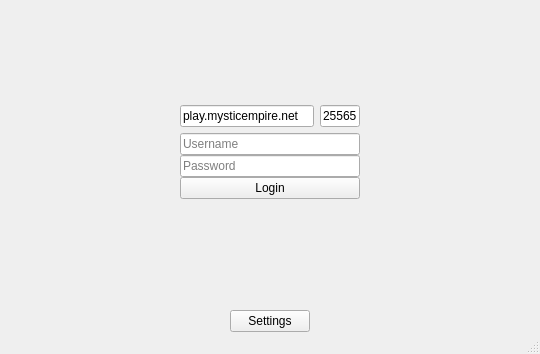
<?xml version="1.0" encoding="UTF-8"?>
<ui version="4.0">
 <class>MainWindow</class>
 <widget class="QMainWindow" name="MainWindow">
  <property name="geometry">
   <rect>
    <x>0</x>
    <y>0</y>
    <width>540</width>
    <height>354</height>
   </rect>
  </property>
  <property name="windowTitle">
   <string>mcqt</string>
  </property>
  <widget class="QWidget" name="centralWidget">
   <property name="enabled">
    <bool>true</bool>
   </property>
   <property name="sizePolicy">
    <sizepolicy hsizetype="Expanding" vsizetype="Expanding">
     <horstretch>0</horstretch>
     <verstretch>0</verstretch>
    </sizepolicy>
   </property>
   <layout class="QHBoxLayout" name="horizontalLayout_3">
    <item>
     <widget class="QStackedWidget" name="stackedWidget">
      <property name="sizePolicy">
       <sizepolicy hsizetype="Expanding" vsizetype="Expanding">
        <horstretch>0</horstretch>
        <verstretch>0</verstretch>
       </sizepolicy>
      </property>
      <property name="lineWidth">
       <number>1</number>
      </property>
      <property name="currentIndex">
       <number>0</number>
      </property>
      <widget class="QWidget" name="page">
       <property name="sizePolicy">
        <sizepolicy hsizetype="Expanding" vsizetype="Expanding">
         <horstretch>0</horstretch>
         <verstretch>0</verstretch>
        </sizepolicy>
       </property>
       <layout class="QHBoxLayout" name="horizontalLayout_4">
        <item>
         <layout class="QVBoxLayout" name="verticalLayout_5">
          <item>
           <layout class="QVBoxLayout" name="verticalLayout_3">
            <item>
             <spacer name="verticalSpacer_2">
              <property name="orientation">
               <enum>Qt::Vertical</enum>
              </property>
              <property name="sizeHint" stdset="0">
               <size>
                <width>20</width>
                <height>40</height>
               </size>
              </property>
             </spacer>
            </item>
            <item>
             <layout class="QHBoxLayout" name="horizontalLayout_2">
              <item>
               <spacer name="horizontalSpacer">
                <property name="orientation">
                 <enum>Qt::Horizontal</enum>
                </property>
                <property name="sizeHint" stdset="0">
                 <size>
                  <width>40</width>
                  <height>20</height>
                 </size>
                </property>
               </spacer>
              </item>
              <item>
               <layout class="QVBoxLayout" name="verticalLayout_2">
                <item>
                 <layout class="QHBoxLayout" name="horizontalLayout">
                  <item>
                   <widget class="QLineEdit" name="serverEdit">
                    <property name="text">
                     <string>play.mysticempire.net</string>
                    </property>
                    <property name="placeholderText">
                     <string>Server</string>
                    </property>
                   </widget>
                  </item>
                  <item>
                   <widget class="QLineEdit" name="portEdit">
                    <property name="sizePolicy">
                     <sizepolicy hsizetype="Fixed" vsizetype="Fixed">
                      <horstretch>0</horstretch>
                      <verstretch>0</verstretch>
                     </sizepolicy>
                    </property>
                    <property name="maximumSize">
                     <size>
                      <width>40</width>
                      <height>16777215</height>
                     </size>
                    </property>
                    <property name="text">
                     <string>25565</string>
                    </property>
                    <property name="maxLength">
                     <number>5</number>
                    </property>
                    <property name="placeholderText">
                     <string>Port</string>
                    </property>
                   </widget>
                  </item>
                 </layout>
                </item>
                <item>
                 <layout class="QVBoxLayout" name="verticalLayout">
                  <property name="spacing">
                   <number>0</number>
                  </property>
                  <item>
                   <widget class="QLineEdit" name="usernameEdit">
                    <property name="placeholderText">
                     <string>Username</string>
                    </property>
                   </widget>
                  </item>
                  <item>
                   <widget class="QLineEdit" name="passwordEdit">
                    <property name="echoMode">
                     <enum>QLineEdit::Password</enum>
                    </property>
                    <property name="placeholderText">
                     <string>Password</string>
                    </property>
                   </widget>
                  </item>
                  <item>
                   <widget class="QPushButton" name="loginButton">
                    <property name="text">
                     <string>Login</string>
                    </property>
                   </widget>
                  </item>
                 </layout>
                </item>
               </layout>
              </item>
              <item>
               <spacer name="horizontalSpacer_2">
                <property name="orientation">
                 <enum>Qt::Horizontal</enum>
                </property>
                <property name="sizeHint" stdset="0">
                 <size>
                  <width>40</width>
                  <height>20</height>
                 </size>
                </property>
               </spacer>
              </item>
             </layout>
            </item>
            <item>
             <spacer name="verticalSpacer">
              <property name="orientation">
               <enum>Qt::Vertical</enum>
              </property>
              <property name="sizeHint" stdset="0">
               <size>
                <width>20</width>
                <height>40</height>
               </size>
              </property>
             </spacer>
            </item>
            <item>
             <layout class="QHBoxLayout" name="horizontalLayout_5">
              <property name="topMargin">
               <number>0</number>
              </property>
              <property name="bottomMargin">
               <number>0</number>
              </property>
              <item>
               <spacer name="horizontalSpacer_3">
                <property name="orientation">
                 <enum>Qt::Horizontal</enum>
                </property>
                <property name="sizeHint" stdset="0">
                 <size>
                  <width>40</width>
                  <height>20</height>
                 </size>
                </property>
               </spacer>
              </item>
              <item>
               <widget class="QPushButton" name="settingsButton">
                <property name="text">
                 <string>Settings</string>
                </property>
               </widget>
              </item>
              <item>
               <spacer name="horizontalSpacer_4">
                <property name="orientation">
                 <enum>Qt::Horizontal</enum>
                </property>
                <property name="sizeHint" stdset="0">
                 <size>
                  <width>40</width>
                  <height>20</height>
                 </size>
                </property>
               </spacer>
              </item>
             </layout>
            </item>
           </layout>
          </item>
         </layout>
        </item>
       </layout>
      </widget>
      <widget class="QWidget" name="page_2">
       <property name="sizePolicy">
        <sizepolicy hsizetype="Expanding" vsizetype="Expanding">
         <horstretch>0</horstretch>
         <verstretch>0</verstretch>
        </sizepolicy>
       </property>
       <layout class="QVBoxLayout" name="verticalLayout_7">
        <item>
         <layout class="QVBoxLayout" name="verticalLayout_4">
          <property name="spacing">
           <number>1</number>
          </property>
          <item>
           <widget class="QSplitter" name="splitter">
            <property name="baseSize">
             <size>
              <width>0</width>
              <height>0</height>
             </size>
            </property>
            <property name="orientation">
             <enum>Qt::Horizontal</enum>
            </property>
            <property name="handleWidth">
             <number>5</number>
            </property>
            <widget class="QTextEdit" name="chatEdit">
             <property name="font">
              <font>
               <family>Segoe UI</family>
               <pointsize>10</pointsize>
              </font>
             </property>
             <property name="readOnly">
              <bool>true</bool>
             </property>
            </widget>
            <widget class="QListView" name="playersView">
             <property name="sizePolicy">
              <sizepolicy hsizetype="Expanding" vsizetype="Expanding">
               <horstretch>0</horstretch>
               <verstretch>0</verstretch>
              </sizepolicy>
             </property>
             <property name="minimumSize">
              <size>
               <width>0</width>
               <height>0</height>
              </size>
             </property>
             <property name="maximumSize">
              <size>
               <width>16777215</width>
               <height>16777215</height>
              </size>
             </property>
             <property name="baseSize">
              <size>
               <width>0</width>
               <height>0</height>
              </size>
             </property>
             <property name="font">
              <font>
               <family>Segoe UI</family>
               <pointsize>10</pointsize>
              </font>
             </property>
            </widget>
           </widget>
          </item>
          <item>
           <widget class="QLineEdit" name="sendEdit">
            <property name="font">
             <font>
              <family>Segoe UI</family>
              <pointsize>10</pointsize>
             </font>
            </property>
            <property name="maxLength">
             <number>100</number>
            </property>
           </widget>
          </item>
         </layout>
        </item>
       </layout>
      </widget>
     </widget>
    </item>
   </layout>
  </widget>
  <widget class="QStatusBar" name="statusBar">
   <property name="statusTip">
    <string/>
   </property>
  </widget>
 </widget>
 <layoutdefault spacing="6" margin="0"/>
 <resources/>
 <connections/>
</ui>
